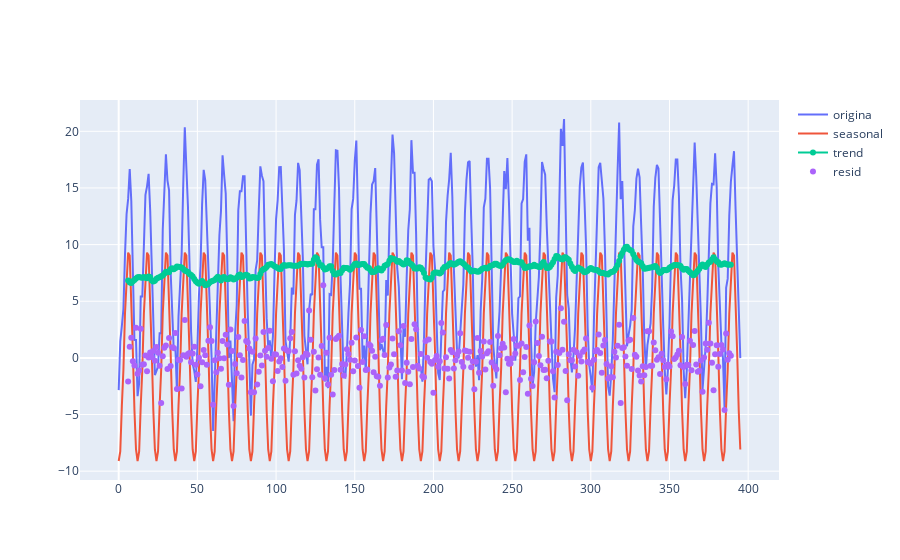

Notebook code cell kept with this figure:
### Code cell
import plotly.graph_objects as go

# Decompose the time series into trend, seasonal, and residual components
decomposition = seasonal_decompose(df['y'], model='additive', period=12)
decomposition.plot()
plt.show()

# Create traces
fig = go.Figure()
fig.add_trace(go.Scatter(y=df.y,
                    mode='lines',
                    name='origina'))
fig.add_trace(go.Scatter(y=decomposition.seasonal,
                    mode='lines',
                    name='seasonal'))
fig.add_trace(go.Scatter(y=decomposition.trend,
                    mode='lines+markers',
                    name='trend'))
fig.add_trace(go.Scatter( y=decomposition.resid,
                    mode='markers', name='resid'))

fig.show()

### Figure 1 — Plotly figure (JSON) as saved in the notebook; plotly's stock layout.template omitted (floating-point values rounded to 4 significant figures; data arrays with more than 128 entries replaced by an {"elided": "..."} marker saying what was removed)
{"data": [{"mode": "lines", "name": "origina", "type": "scatter", "y": {"elided": "396 float values"}}, {"mode": "lines", "name": "seasonal", "type": "scatter", "y": {"elided": "396 float values"}}, {"mode": "lines+markers", "name": "trend", "type": "scatter", "y": {"elided": "396 float values"}}, {"mode": "markers", "name": "resid", "type": "scatter", "y": {"elided": "396 float values"}}], "layout": {}}
